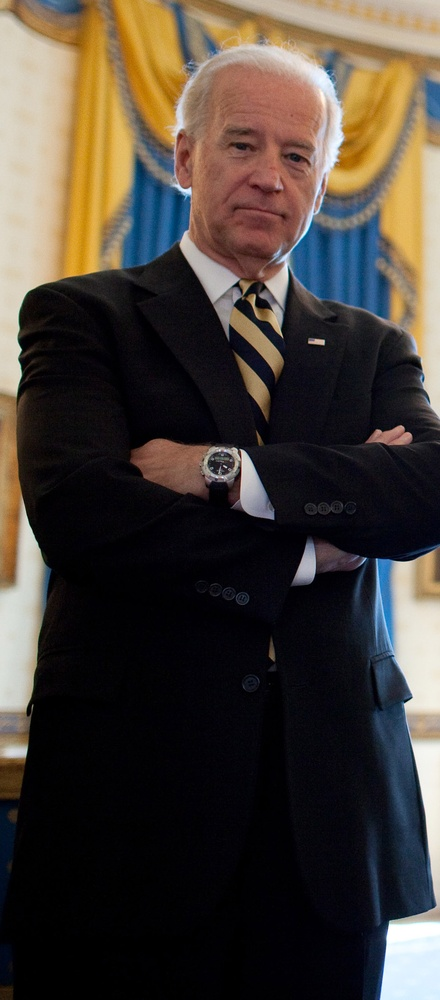
#> input picture Face Recognition/face_images/biden.jpg, 440 x 1000 px, shrunk from 970 x 2204 before the run, given in place of the camera
$ python FaceBlur.py
#> lines starting #> are read from the running program, lines starting #| are printed output that depends on the picture; after the words box and inside, x2 and y2 are one past the last pixel; in counts of white or black regions, pixels touching at a corner belong together
import cv2

# -------- Camera --------
cap = cv2.VideoCapture(0)
if not cap.isOpened():
    print("Camera not detected")
    exit()

# -------- Load Haar Cascade (Correct Way) --------
faceCascade = cv2.CascadeClassifier(
    cv2.data.haarcascades + "haarcascade_frontalface_default.xml"
)

print("Press 'q' to quit")

while True:
    success, img = cap.read()
#> img is the input picture: shape (1000, 440, 3); mean B, G, R 55.5, 62.7, 70.8
    if not success:
        break

    img = cv2.flip(img, 1)
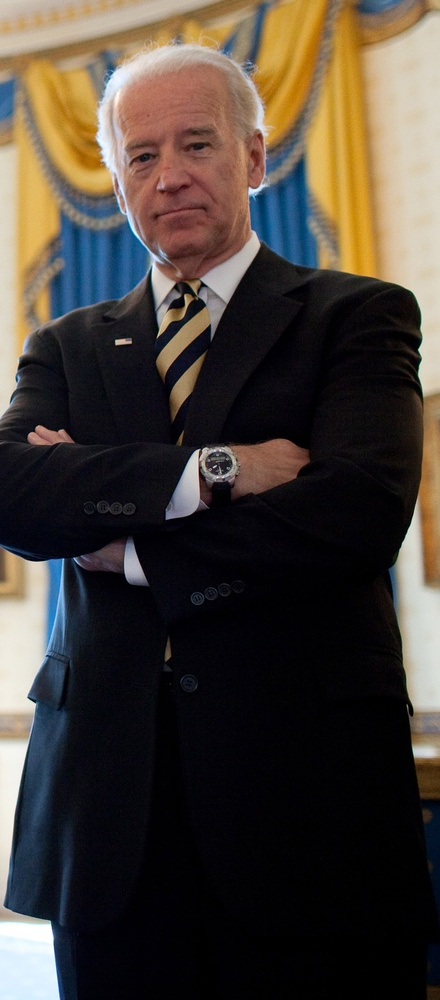
#> img: shape (1000, 440, 3); mean B, G, R 55.5, 62.7, 70.8
    gray = cv2.cvtColor(img, cv2.COLOR_BGR2GRAY)
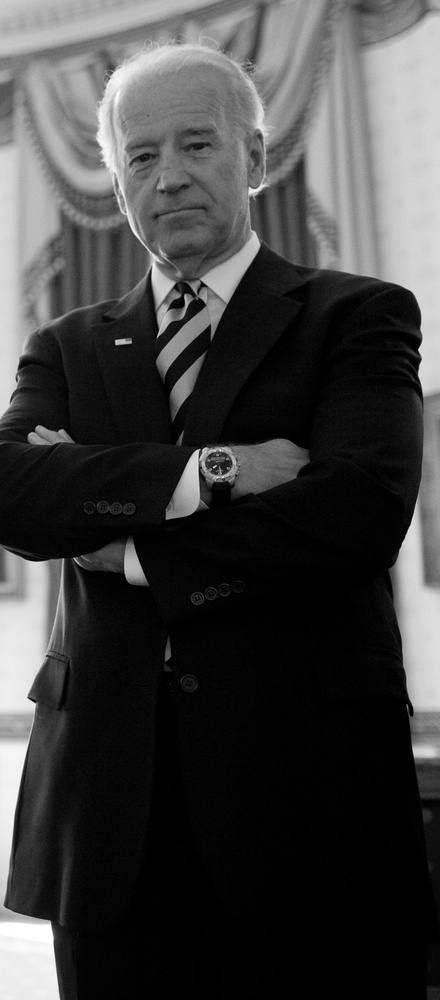
#> gray: shape (1000, 440); min 0, max 255, mean 64.3

    faces = faceCascade.detectMultiScale(
        gray,
        scaleFactor=1.2,
        minNeighbors=5,
        minSize=(30, 30)
    )
#> faces = [[100, 97, 144, 144]]

    if len(faces) == 0:
        cv2.putText(
            img,
            "No Face Found!",
            (20, 50),
            cv2.FONT_HERSHEY_SIMPLEX,
            1,
            (0, 0, 255),
            2
        )

    for (x, y, w, h) in faces:

        roi = img[y:y+h, x:x+w]

        # Adjust blur size dynamically
        ksize = (max(31, w//3*2+1), max(31, h//3*2+1))
        blur = cv2.GaussianBlur(roi, ksize, 0)

        img[y:y+h, x:x+w] = blur
#> this loop made 1 pass
#> (x, y, w, h, ksize) on pass 1: (100, 97, 144, 144, (97, 97))
#> pass 1, `roi = img[y:y+h, x:x+w]`:
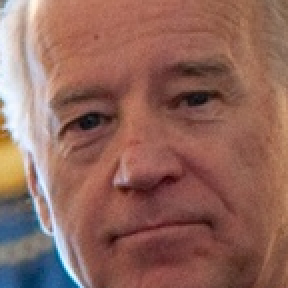
#> roi: shape (144, 144, 3) (shown 2 times larger); mean B, G, R 92.1, 102.4, 145
#> pass 1, `blur = cv2.GaussianBlur(roi, ksize, 0)`:
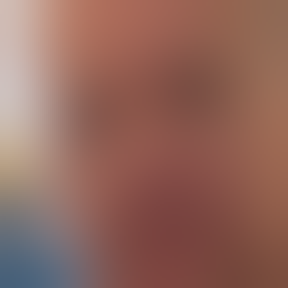
#> blur: shape (144, 144, 3) (shown 2 times larger); mean B, G, R 92, 102.3, 145
#> after the loop:
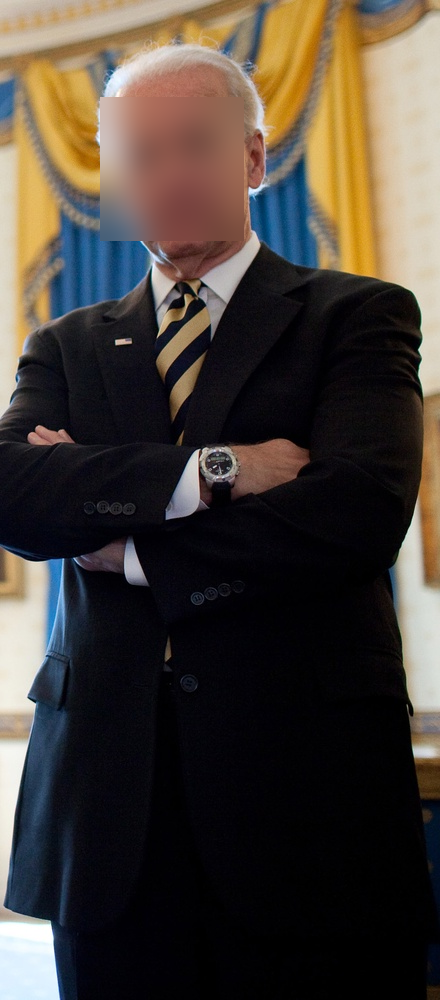
#> img: shape (1000, 440, 3); 4.71% of pixels changed, all inside (x1, y1, x2, y2) = (100, 97, 244, 241)

        # Optional bounding box
        # cv2.rectangle(img, (x, y), (x+w, y+h), (0, 255, 0), 2)

    cv2.imshow("Face Blur", img)

    if cv2.waitKey(1) & 0xFF == ord('q'):
#> (key q is pressed here)
        break

cap.release()
cv2.destroyAllWindows()

$ run again, on Face Recognition/face_images/obama.jpg
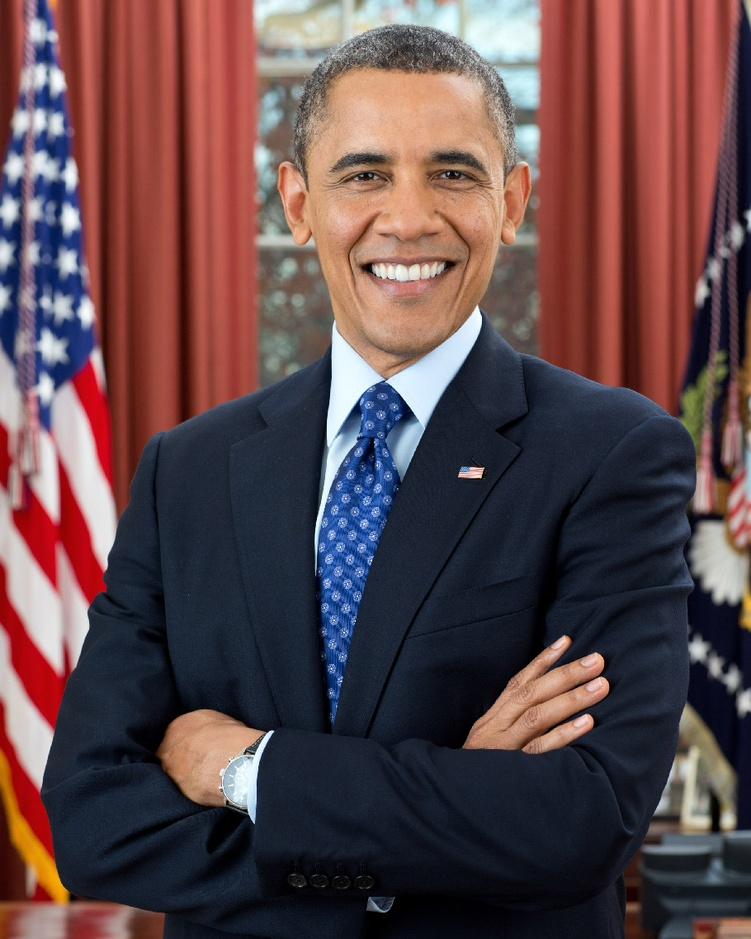
#> input picture Face Recognition/face_images/obama.jpg, 751 x 939 px, shrunk from 910 x 1137 before the run, given in place of the camera
#> img is the input picture: shape (939, 751, 3); mean B, G, R 74.7, 71.7, 95
#> faces = [[13, 729, 79, 79], [213, 76, 255, 255]]
#> the loop `for (x, y, w, h) in faces: ` made 2 passes
#> (x, y, w, h, ksize) on passes 1 to 2: (13, 729, 79, 79, (53, 53)), (213, 76, 255, 255, (171, 171))
#> pass 1, `blur = cv2.GaussianBlur(roi, ksize, 0)`:
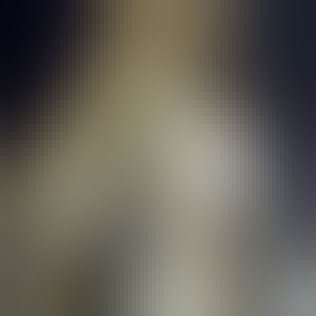
#> blur: shape (79, 79, 3) (shown 4 times larger); mean B, G, R 89.1, 98.6, 101.9
#> after the loop `for (x, y, w, h) in faces:`:
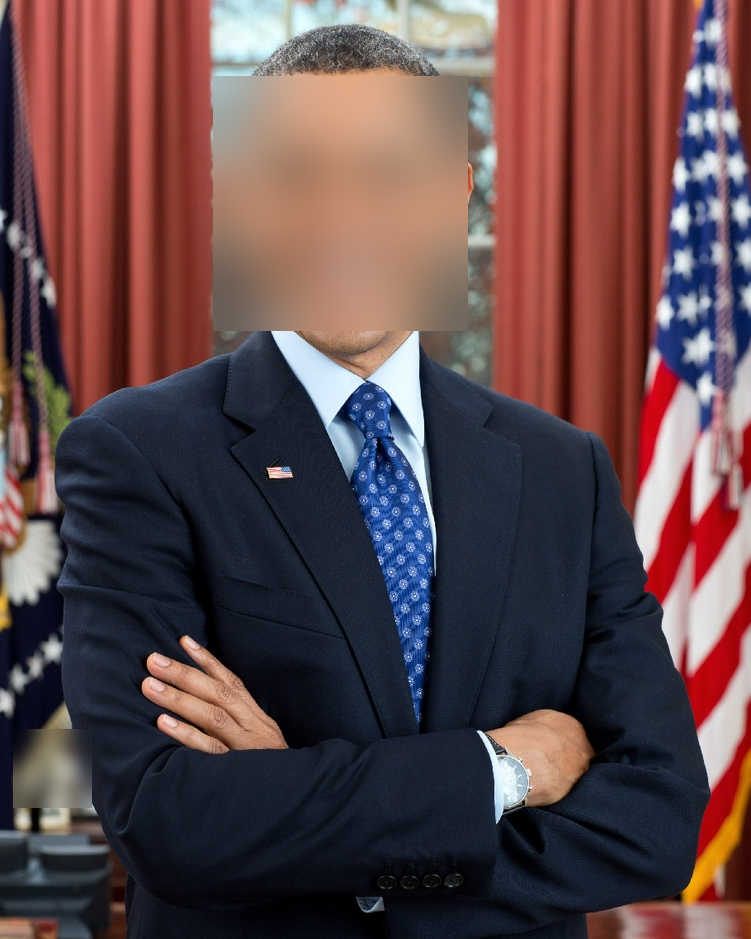
#> img: shape (939, 751, 3); mean B, G, R 74.7, 71.7, 95
